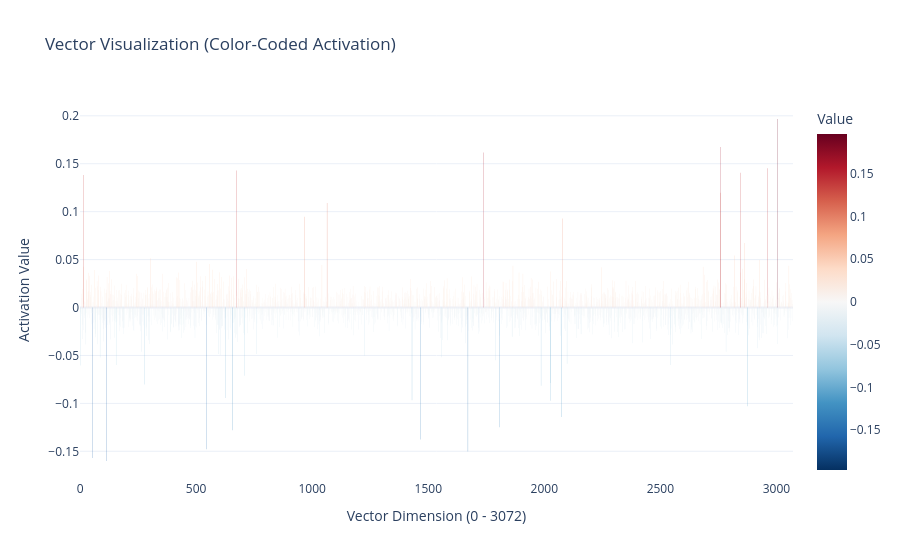

The cell this chart's notebook holds for it:
### Markdown cell above
### Visualize embedding:

### Code cell
import plotly.express as px
import numpy as np

# Plot the vector as a sequence of bars
fig = px.bar(
    x=range(len(input_embd_vector)),
    y=input_embd_vector,
    # Crucial change: pass the values to 'color' to map them to a continuous scale
    color=input_embd_vector, 
    # Use a diverging color scale (Red for positive, Blue for negative)
    color_continuous_scale="RdBu_r", 
    labels={"x": f"Vector Dimension (0 - {len(input_embd_vector)})", "y": "Activation Value", "color": "Value"},
    title="Vector Visualization (Color-Coded Activation)",
    template="plotly_white"
)

# Style the bars to be sharp and distinct
fig.update_traces(marker_line_width=0)
fig.update_layout(
    bargap=0.1,
    coloraxis_cmid=0 
)

fig.show()

### Figure 1 — Plotly figure (JSON) as saved in the notebook; plotly's stock layout.template omitted (floating-point values rounded to 4 significant figures; data arrays with more than 128 entries replaced by an {"elided": "..."} marker saying what was removed)
{"data": [{"hovertemplate": "Vector Dimension (0 - 3072)=%{x}<br>Activation Value=%{y}<br>Value=%{marker.color}<extra></extra>", "legendgroup": "", "marker": {"color": {"elided": "3072 float values"}, "coloraxis": "coloraxis", "line": {"width": 0}, "pattern": {"shape": ""}}, "name": "", "orientation": "v", "showlegend": false, "textposition": "auto", "type": "bar", "x": {"elided": "3072 int values"}, "xaxis": "x", "y": {"elided": "3072 float values"}, "yaxis": "y"}], "layout": {"bargap": 0.1, "barmode": "relative", "coloraxis": {"autocolorscale": false, "cmid": 0, "colorbar": {"title": {"text": "Value"}}, "colorscale": [[0, "rgb(5,48,97)"], [0.1, "rgb(33,102,172)"], [0.2, "rgb(67,147,195)"], [0.3, "rgb(146,197,222)"], [0.4, "rgb(209,229,240)"], [0.5, "rgb(247,247,247)"], [0.6, "rgb(253,219,199)"], [0.7, "rgb(244,165,130)"], [0.8, "rgb(214,96,77)"], [0.9, "rgb(178,24,43)"], [1, "rgb(103,0,31)"]]}, "legend": {"tracegroupgap": 0}, "title": {"text": "Vector Visualization (Color-Coded Activation)"}, "xaxis": {"anchor": "y", "domain": [0, 1], "title": {"text": "Vector Dimension (0 - 3072)"}}, "yaxis": {"anchor": "x", "domain": [0, 1], "title": {"text": "Activation Value"}}}}
